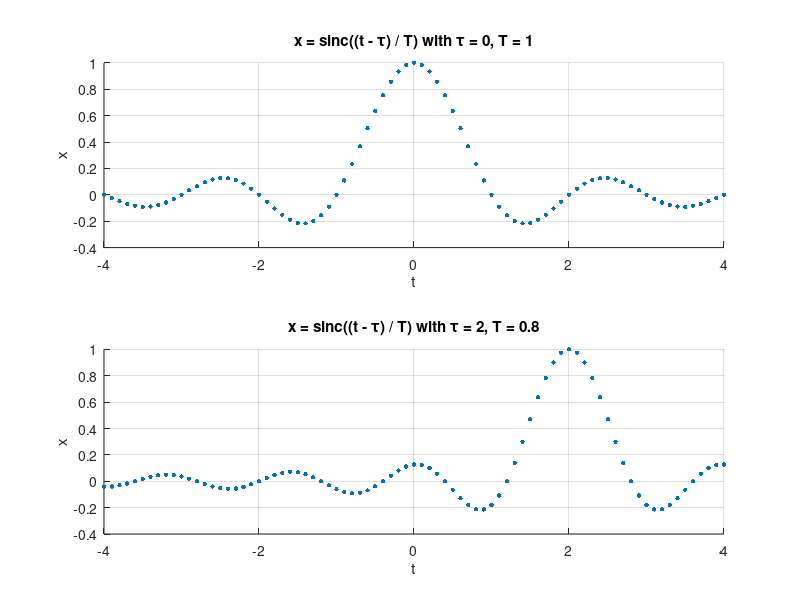

Write the MATLAB code that produced this figure.
clear, close all
function y = custom_sinc(x)
    y = ones(size(x));
    idx = x ~= 0;
    y(idx) = sin(pi*x(idx))./(pi*x(idx));
end

tau1 = 0;
T1 = 1;
tau2 = 2;
T2 = 0.8;
sampling_period = 0.1;
t = -4:sampling_period:4;

x1 = custom_sinc((t - tau1) / T1);
x2 = custom_sinc((t - tau2) / T2);

figure;
subplot(2,1,1);
scatter(t, x1, 10, 'filled');
title('x = sinc((t - \tau) / T) with \tau = 0, T = 1');
xlabel('t');
ylabel('x');
grid on;

subplot(2,1,2);
scatter(t, x2, 10, 'filled');
title('x = sinc((t - \tau) / T) with \tau = 2, T = 0.8');
xlabel('t');
ylabel('x');
grid on;